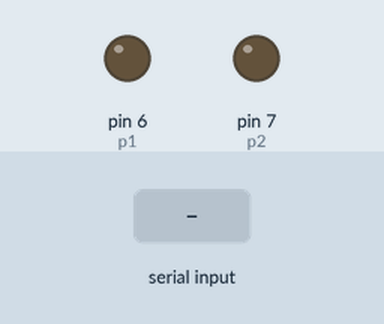
Bench run of a sketch on a simulated Arduino Uno, built with avr-gcc and run on an emulated ATmega328P. Parts: output pins drawn as LEDs (lit = HIGH). The test bench sets the inputs (shaded band).

Above: at 1.2 s.
1.3 s: "f" received over Serial
At 2.5 s:
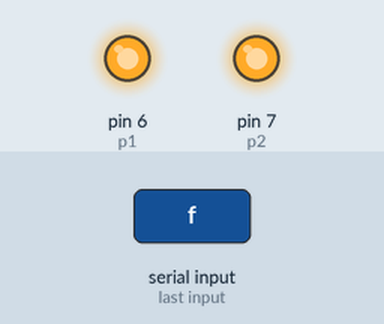
2.8 s: "s" received over Serial
At 3.7 s:
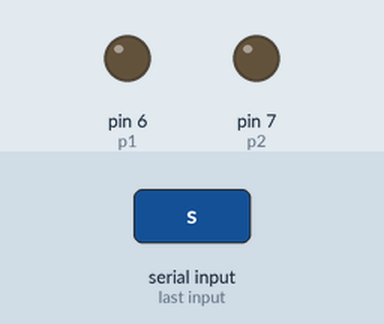
Timing chart, 0 to 5.8 s (numbered marks = the images above; inputs shaded):
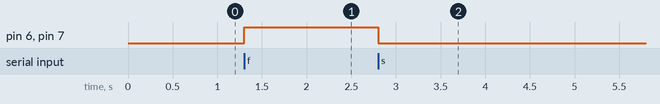

The sketch:

sketch_aug24a.ino
```cpp
int p1=6;
int p2=7;
void setup() {
  pinMode(p1,OUTPUT);
  pinMode(p2,OUTPUT);
 Serial.begin(9600);
}

void rn()
{
  digitalWrite(p1,HIGH);
  digitalWrite(p2,HIGH);

}
void stp()
{
  digitalWrite(p1,LOW);
  digitalWrite(p2,LOW);
}

void loop() {
 if(Serial.available())
 {
  char c=Serial.read();
  if(c=='f')
   rn();
   else
   if(c=='s')
   stp();
 }

}
```

Measured:
- after the input at 1.3 s, pin 6 (p1), pin 7 (p2): LOW → HIGH at once
- after the input at 2.8 s, pin 6 (p1), pin 7 (p2): HIGH → LOW at once
